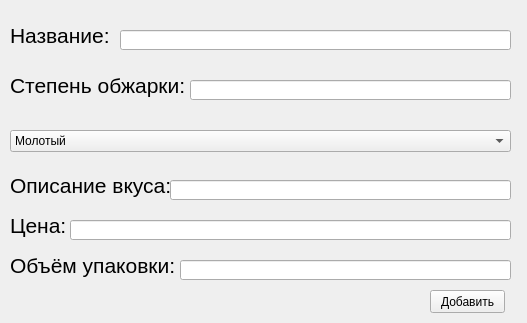
<?xml version="1.0" encoding="UTF-8"?>
<ui version="4.0">
 <class>Form</class>
 <widget class="QWidget" name="Form">
  <property name="geometry">
   <rect>
    <x>0</x>
    <y>0</y>
    <width>527</width>
    <height>323</height>
   </rect>
  </property>
  <property name="windowTitle">
   <string>Добавить элемент</string>
  </property>
  <widget class="QLabel" name="label">
   <property name="geometry">
    <rect>
     <x>10</x>
     <y>20</y>
     <width>111</width>
     <height>31</height>
    </rect>
   </property>
   <property name="font">
    <font>
     <pointsize>16</pointsize>
    </font>
   </property>
   <property name="text">
    <string>Название:</string>
   </property>
  </widget>
  <widget class="QLabel" name="label_2">
   <property name="geometry">
    <rect>
     <x>10</x>
     <y>70</y>
     <width>181</width>
     <height>31</height>
    </rect>
   </property>
   <property name="font">
    <font>
     <pointsize>16</pointsize>
    </font>
   </property>
   <property name="text">
    <string>Степень обжарки:</string>
   </property>
  </widget>
  <widget class="QLabel" name="label_4">
   <property name="geometry">
    <rect>
     <x>10</x>
     <y>170</y>
     <width>161</width>
     <height>31</height>
    </rect>
   </property>
   <property name="font">
    <font>
     <pointsize>16</pointsize>
    </font>
   </property>
   <property name="text">
    <string>Описание вкуса:</string>
   </property>
  </widget>
  <widget class="QLineEdit" name="lineEdit">
   <property name="geometry">
    <rect>
     <x>120</x>
     <y>30</y>
     <width>391</width>
     <height>20</height>
    </rect>
   </property>
  </widget>
  <widget class="QLineEdit" name="lineEdit_2">
   <property name="geometry">
    <rect>
     <x>190</x>
     <y>80</y>
     <width>321</width>
     <height>20</height>
    </rect>
   </property>
  </widget>
  <widget class="QLineEdit" name="lineEdit_3">
   <property name="geometry">
    <rect>
     <x>170</x>
     <y>180</y>
     <width>341</width>
     <height>20</height>
    </rect>
   </property>
  </widget>
  <widget class="QComboBox" name="comboBox">
   <property name="geometry">
    <rect>
     <x>10</x>
     <y>130</y>
     <width>501</width>
     <height>22</height>
    </rect>
   </property>
   <item>
    <property name="text">
     <string>Молотый</string>
    </property>
   </item>
   <item>
    <property name="text">
     <string>В зёрнах</string>
    </property>
   </item>
  </widget>
  <widget class="QLabel" name="label_5">
   <property name="geometry">
    <rect>
     <x>10</x>
     <y>290</y>
     <width>331</width>
     <height>21</height>
    </rect>
   </property>
   <property name="text">
    <string/>
   </property>
  </widget>
  <widget class="QPushButton" name="pushButton">
   <property name="geometry">
    <rect>
     <x>430</x>
     <y>290</y>
     <width>75</width>
     <height>23</height>
    </rect>
   </property>
   <property name="text">
    <string>Добавить</string>
   </property>
  </widget>
  <widget class="QLineEdit" name="lineEdit_4">
   <property name="geometry">
    <rect>
     <x>70</x>
     <y>220</y>
     <width>441</width>
     <height>20</height>
    </rect>
   </property>
  </widget>
  <widget class="QLabel" name="label_6">
   <property name="geometry">
    <rect>
     <x>10</x>
     <y>210</y>
     <width>61</width>
     <height>31</height>
    </rect>
   </property>
   <property name="font">
    <font>
     <pointsize>16</pointsize>
    </font>
   </property>
   <property name="text">
    <string>Цена:</string>
   </property>
  </widget>
  <widget class="QLineEdit" name="lineEdit_5">
   <property name="geometry">
    <rect>
     <x>180</x>
     <y>260</y>
     <width>331</width>
     <height>20</height>
    </rect>
   </property>
   <property name="text">
    <string/>
   </property>
  </widget>
  <widget class="QLabel" name="label_7">
   <property name="geometry">
    <rect>
     <x>10</x>
     <y>250</y>
     <width>171</width>
     <height>31</height>
    </rect>
   </property>
   <property name="font">
    <font>
     <pointsize>16</pointsize>
    </font>
   </property>
   <property name="text">
    <string>Объём упаковки:</string>
   </property>
  </widget>
 </widget>
 <resources/>
 <connections/>
</ui>
